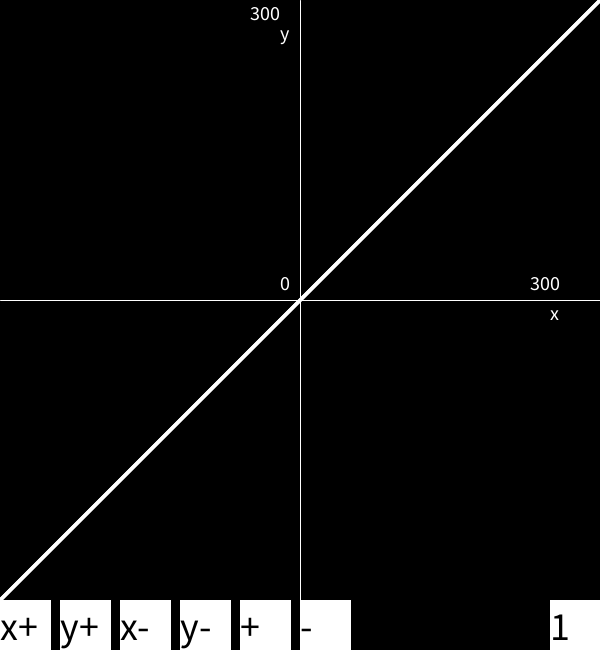
Frame 1 (no input)
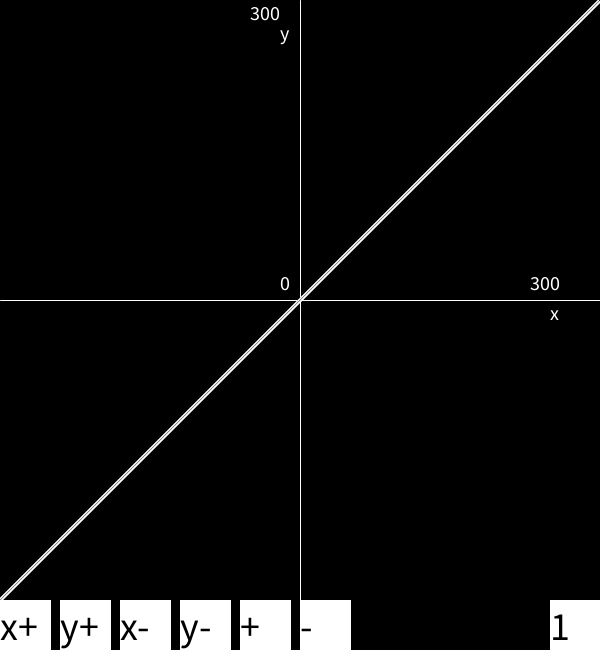
Frame 60 (the mouse pressed at the canvas centre just before this capture)
Frame 120 (the mouse held since frame 60 and released just before this capture): identical to frame 60, image omitted

The Processing sketch that drew these frames (run headless with seeded random() and noise(); from frame 60 on, the mouse is pressed at the canvas centre):

// Processing sketch: beki
// ── beki.pde
int x,y,pw=1,xp=1,yp=1,ex,ey;
void setup(){
  size(600,650);
}
void draw(){
  if(keyPressed && keyCode==UP){
    yp+=100;
  }
  if(keyPressed && keyCode==DOWN){
    yp-=100;
    if(yp<1){yp=1;}
  }
  ex=300*xp;
  ey=300*yp;
  background(0);
  stroke(255);
  line(0,300,600,300);
  line(300,0,300,600);
  float xpp,ypp;
  if(xp==-9){
    xpp=0.1;
  }
  else{
    xpp=xp;
  }
  if(yp==-9){
    ypp=0.1;
  }
  else{
    ypp=yp;
  }
  for(x=-300;x<301;x++){
    y=int(pow(x,pw));
    ellipse(x/xpp+300,-y/ypp+300,3,3);
  }
  fill(255);
  for(int i=0;i<6;i++){
    rect(50*i+i*10,600,50,50);
  }
  rect(550,600,50,50);
  textSize(20);
  text("0",280,290);
  if(xp==-9){
    text("30",530,290);
  }else{
    text(ex,530,290);
  }
  if(yp==-9){
    text("30",250,20);
  }else{
    text(ey,250,20);
  }
  text("x",550,320);
  text("y",280,40);
  fill(0);
  textSize(40);
  String[] st={"x+","y+","x-","y-","+","-"};
  for(int i=0;i<6;i++){
    text(st[i],50*i+i*10,640);
  }
  text(pw,550,640);
}
void mousePressed(){
    for(int i=0;i<6;i++){
      if(mouseX>i*60 && mouseX<i*60+50){
        switch(i){
          case 0:
          xp+=10;
          break;
          case 1:
          yp+=10;
          break;
          case 2:
          xp-=10;
          break;
          case 3:
          yp-=10;
          break;
          case 4:
          pw++;
          break;
          case 5:
          pw--;
          break;
        }
        if(xp<-9){xp=-9;}
        if(yp<-9){yp=-9;}
      }
    }
  }
